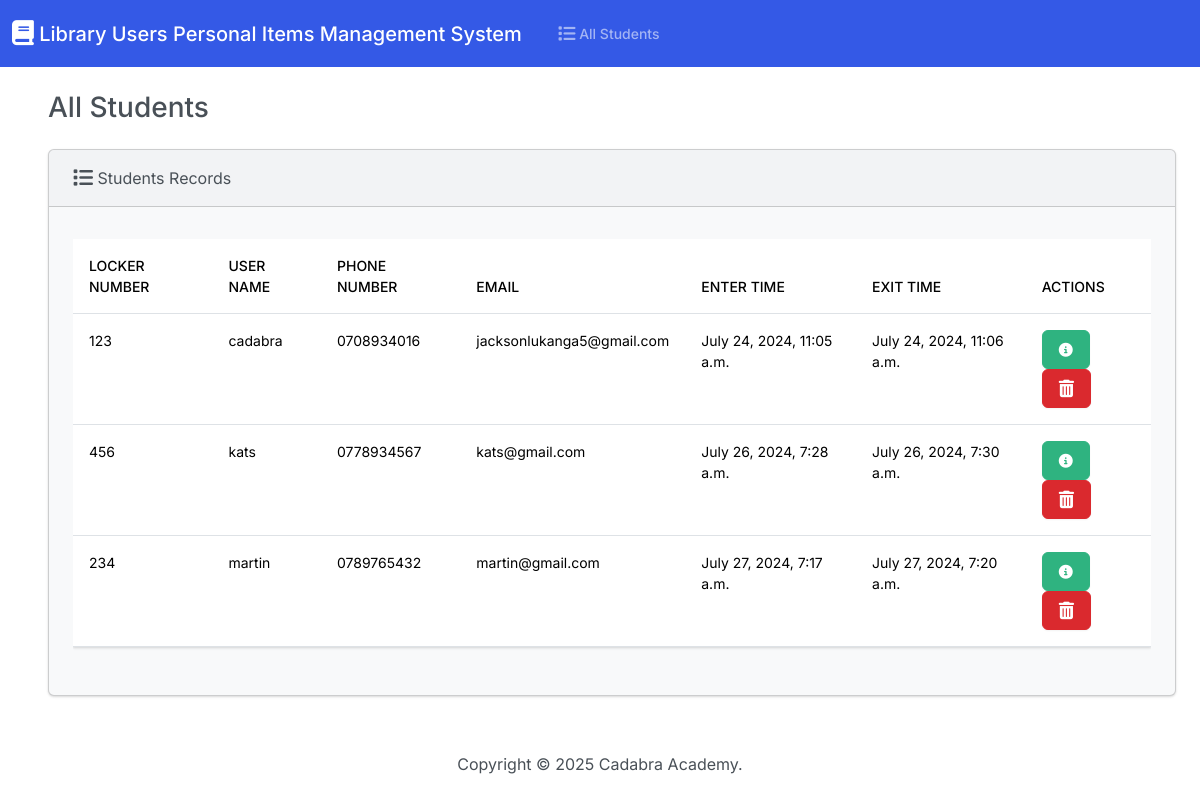
The page / on the database its author committed.
### students/models.py (models this page shows, shortened)
class Student(models.Model):
    locker_number = models.PositiveIntegerField()
    user_name = models.CharField(max_length=50)
    phone_number = models.CharField(max_length=50)
    email = models.EmailField(max_length=100)
    enter_time = models.DateTimeField()
    exit_time = models.DateTimeField()

### students/views.py (the view)
# urls.py: path('', views.index, name='index'),
def index(request):
    return render(request, 'index.html', {'students': Student.objects.all()})

### students/templates/index.html (shortened to what this page needs)
{% extends "base.html" %}
{% block body %}
    <div class="container-fluid">
      <h3 class="m-4">All Students</h3>
      <div class="row">
        <div class="col-12">
          {% if students %}
          <div class="card bg-light ms-4 mc-4 mb-4">
            <div class="card-header">
              <i class="fa-solid fa-list fa-lg"></i> Students Records
            </div>
            <div class="card-body">
              <p class="card-text">
                <div class="table-responsive">
                  <table class="table table-hover">
                    <thead>
                      <tr>
                        <th scope="col">Locker Number</th>
                        <th scope="col">User Name</th>
                        <th scope="col">Phone Number</th>
                        <th scope="col">Email</th>
                        <th scope="col">Enter Time</th>
                        <th scope="col">Exit Time</th>
                        <th scope="col">Actions</th>
                      </tr>
                    </thead>
                    <tbody>
                     {% for student in students%}
                     <tr>
                      <td>{{ student.locker_number }}</td>
                      <td>{{ student.user_name }}</td>
                      <td>{{ student.phone_number }}</td>
                      <td>{{ student.email }}</td>
                      <td>{{ student.enter_time }}</td>
                      <td>{{ student.exit_time }}</td>
                      <td>
                        <button type="button" class="btn btn-success mc-1" href="{% url 'view_student' student.id %}" data-bs-toggle="modal" data-bs-target="#myModal{{ student.id }}">
                          <i class="fa-solid fa-circle-info"></i>
                        </button>
                        <button type="button" class="btn btn-danger" data-bs-toggle="modal" data-bs-target="#delete{{student.id}}">
                        </button>
                      </td>
                     </tr>
                     {% endfor %}
                    </tbody>
                  </table>
                </div>
              </p>
            </div>
          </div>
          {% else %}
            <h5 class="alert alert-primary ms-4 mc-4"> No Student Records</h5>
          {% endif %}
        </div>
      </div>
    </div>
{% endblock %}

### students/templates/base.html (shortened to what this page needs)
{% load static %}
<!doctype html>
<html lang="en">
  <head>
    <link rel="stylesheet" href="https://cdnjs.cloudflare.com/ajax/libs/font-awesome/6.5.2/css/all.min.css"/>
    <link href="{% static 'css/bootstrap.min.css' %}" rel="stylesheet">
  </head>
  <body class="d-flex flex-column min-vh-100">
    <nav class="navbar navbar-expand-lg navbar-dark bg-primary">
      <div class="container-fluid">
        <a class="navbar-brand" href="{% url 'index' %}"><i class="fa-solid fa-book fa-lg"></i> Library Users Personal Items Management System</a>
        <div class="collapse navbar-collapse" id="navbarColor01">
          <ul class="navbar-nav me-auto">
            <li class="nav-item">
              <a class="nav-link" href="{% url 'index' %}"> All Students</a>
            </li>
          </ul>
        </div>
      </div>
    </nav>
    <div class="container-fluid">
       {% block body %}
       {% endblock %}
    </div>
    <footer class="mt-auto mb-4">
      <div class="text-center">
        <span>
          Copyright &copy; <script>document.write(new Date().getFullYear())</script> Cadabra Academy.
        </span>
      </div>
    </footer>
  </body>
</html>

### rows shown on the page
Student: locker_number "123", user_name "cadabra", phone_number "0708934016", email "jacksonlukanga5@gmail.com", enter_time "July 24, 2024, 11:05 a.m.", exit_time "July 24, 2024, 11:06 a.m."
Student: locker_number "456", user_name "kats", phone_number "0778934567", email "kats@gmail.com", enter_time "July 26, 2024, 7:28 a.m.", exit_time "July 26, 2024, 7:30 a.m."
Student: locker_number "234", user_name "martin", phone_number "0789765432", email "martin@gmail.com", enter_time "July 27, 2024, 7:17 a.m.", exit_time "July 27, 2024, 7:20 a.m."
